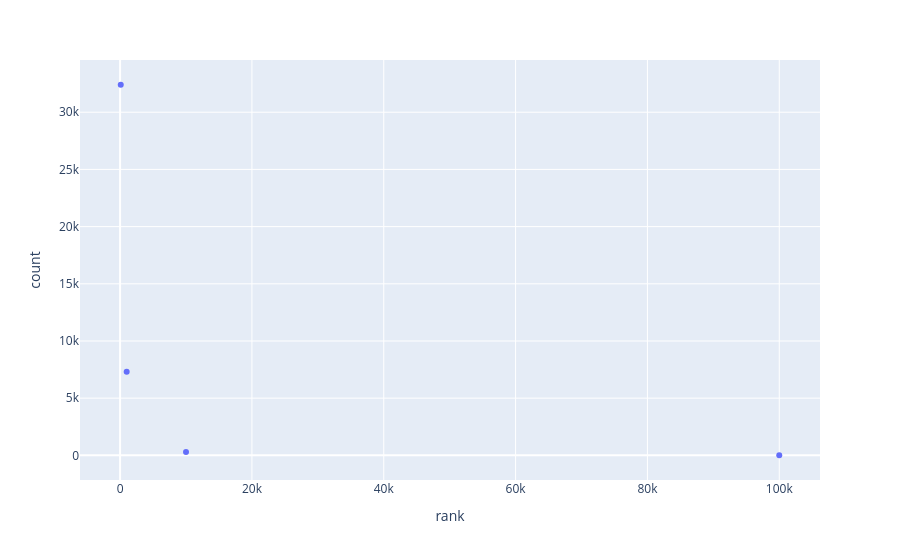

Notebook code cell kept with this figure:
### Code cell
rank = 100
friendsCount = -1

friendRank = []
friendsCounts = []

while True:
    friendsCount = twitterData[(twitterData["friendsCount"] >= rank) & (twitterData["friendsCount"] < rank * 10)].shape[0]
    #print(friendsCount)
    if friendsCount == 0:
        break
        
    friendRank.append(rank)
    friendsCounts.append(friendsCount)
    rank *= 10

friendsCountByRankDict = {
    "count": friendsCounts,
    "rank": friendRank
}
#print(friendsCountByRankDict)
friendsCountByRank = pd.DataFrame(data=friendsCountByRankDict)

fig = px.scatter(friendsCountByRank, x="rank", y="count")
fig.show()

### Figure 1 — Plotly figure (JSON) as saved in the notebook; plotly's stock layout.template omitted (floating-point values rounded to 4 significant figures)
{"data": [{"hovertemplate": "rank=%{x}<br>count=%{y}<extra></extra>", "legendgroup": "", "marker": {"color": "#636efa", "symbol": "circle"}, "mode": "markers", "name": "", "orientation": "v", "showlegend": false, "type": "scatter", "x": [100, 1000, 10000, 100000], "xaxis": "x", "y": [32403, 7299, 290, 8], "yaxis": "y"}], "layout": {"legend": {"tracegroupgap": 0}, "margin": {"t": 60}, "xaxis": {"anchor": "y", "domain": [0, 1], "title": {"text": "rank"}}, "yaxis": {"anchor": "x", "domain": [0, 1], "title": {"text": "count"}}}}
